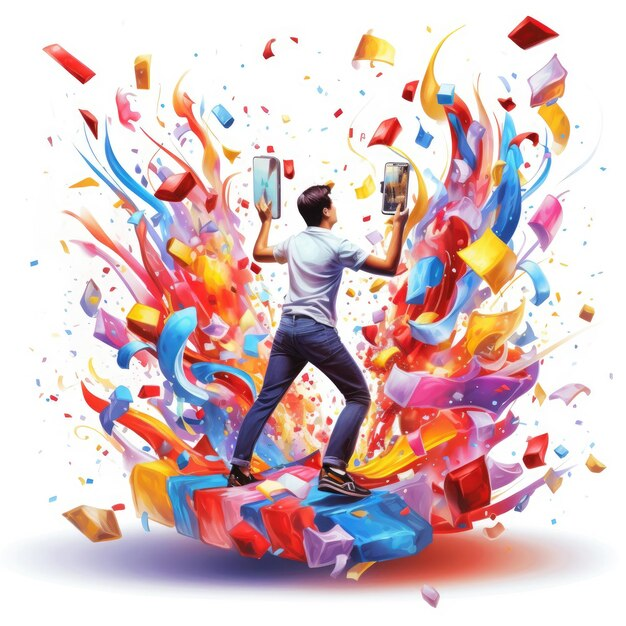
#> input picture colorfinder/image.jpg, 626 x 626 px
$ python app.py
#> lines starting #> are read from the running program, lines starting #| are printed output that depends on the picture

import cv2
import numpy as np

def draw(event,x,y,flags,param):


    if event==cv2.EVENT_LBUTTONDOWN:
        xyvalues = "X=" + str(x) + ",Y=" + str(y)
        cv2.putText(img,xyvalues,(x,y),cv2.FONT_HERSHEY_PLAIN,2,(255,255,0),3)


    if event==cv2.EVENT_RBUTTONDOWN:
        b = img[y,x,0] #0=b
        g = img[y,x,1] #1=g
        r = img[y,x,2] #2=r
        bgr = "B="+str(b)+",G"+str(g)+",R="+str(r)
        cv2.putText(img,bgr,(x,y),cv2.FONT_HERSHEY_PLAIN,2,(0,255,255),3)


#img = np.zeros((500,500),np.uint8)
img = cv2.imread('image.jpg')
#> img is the input picture: shape (626, 626, 3); mean B, G, R 196.8, 195.4, 219
img = cv2.resize(img,(500,550))
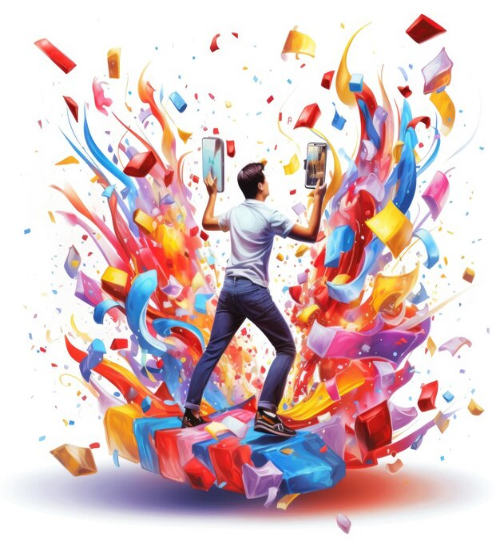
#> img: shape (550, 500, 3); mean B, G, R 196.7, 195.3, 218.9
cv2.namedWindow(winname='mywin')
cv2.setMouseCallback('mywin',draw)


while True:
    cv2.imshow('mywin',img)

    if cv2.waitKey(1) & 0xFF==ord('q'):
#> (key q is pressed here)
        break


cv2.destroyAllWindows()
